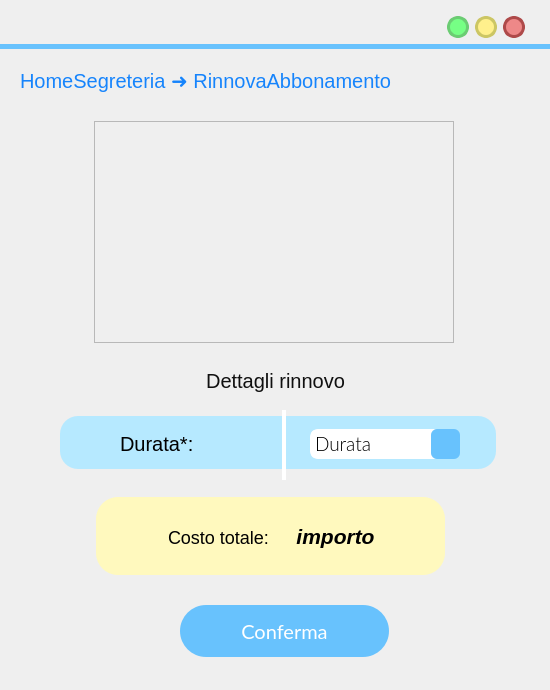
<?xml version="1.0" encoding="UTF-8"?>
<ui version="4.0">
 <class>MainWindow</class>
 <widget class="QMainWindow" name="MainWindow">
  <property name="geometry">
   <rect>
    <x>0</x>
    <y>0</y>
    <width>550</width>
    <height>690</height>
   </rect>
  </property>
  <property name="windowTitle">
   <string>MainWindow</string>
  </property>
  <property name="styleSheet">
   <string notr="true"/>
  </property>
  <widget class="QWidget" name="centralwidget">
   <widget class="QLabel" name="label">
    <property name="geometry">
     <rect>
      <x>0</x>
      <y>44</y>
      <width>641</width>
      <height>5</height>
     </rect>
    </property>
    <property name="styleSheet">
     <string notr="true">background-color:rgb(104, 194, 253);</string>
    </property>
    <property name="text">
     <string/>
    </property>
   </widget>
   <widget class="QLabel" name="label_7">
    <property name="geometry">
     <rect>
      <x>20</x>
      <y>50</y>
      <width>461</width>
      <height>61</height>
     </rect>
    </property>
    <property name="styleSheet">
     <string notr="true">QLabel{
font-size: 20px;
text-align: left;
background-color: rgba(255, 255, 255,0);
color: #1684FC;
font: 14pt &quot;Lato&quot;;
}</string>
    </property>
    <property name="text">
     <string>HomeSegreteria ➜ RinnovaAbbonamento</string>
    </property>
   </widget>
   <widget class="QLabel" name="dettagliRinnovoLabel">
    <property name="geometry">
     <rect>
      <x>0</x>
      <y>360</y>
      <width>551</width>
      <height>41</height>
     </rect>
    </property>
    <property name="styleSheet">
     <string notr="true">QLabel{
background-color: rgba(255, 255, 255,0);
color: rgba(16, 16, 16);
font-size: 20px;	
}</string>
    </property>
    <property name="text">
     <string>Dettagli rinnovo</string>
    </property>
    <property name="alignment">
     <set>Qt::AlignCenter</set>
    </property>
   </widget>
   <widget class="QLabel" name="durataLabel">
    <property name="geometry">
     <rect>
      <x>120</x>
      <y>418</y>
      <width>161</width>
      <height>51</height>
     </rect>
    </property>
    <property name="styleSheet">
     <string notr="true">font-size: 20px;
text-align: left;
background-color: rgba(255, 255, 255,0);
</string>
    </property>
    <property name="text">
     <string>Durata*:</string>
    </property>
    <property name="alignment">
     <set>Qt::AlignLeading|Qt::AlignLeft|Qt::AlignVCenter</set>
    </property>
   </widget>
   <widget class="QComboBox" name="durataComboBox">
    <property name="geometry">
     <rect>
      <x>310</x>
      <y>429</y>
      <width>150</width>
      <height>30</height>
     </rect>
    </property>
    <property name="font">
     <font>
      <family>Lato Light</family>
      <pointsize>14</pointsize>
      <weight>50</weight>
      <italic>false</italic>
      <bold>false</bold>
      <strikeout>false</strikeout>
      <stylestrategy>PreferDefault</stylestrategy>
     </font>
    </property>
    <property name="toolTip">
     <string/>
    </property>
    <property name="styleSheet">
     <string notr="true">

QComboBox{
background:rgb(255, 255, 255);
border-radius:8px;
border-color:rgb(255, 255, 255);
border-style: solid;
text-align:center;
border-width:3;
}
QComboBox::focus{
background:rgb(255, 255, 255);
border-radius:8px;
border-color:rgb(104, 194, 253);
border-style: solid;
border-width:3;
}

QComboBox::down-arrow {
    image: url(:/icons/expand_more_FILL1_wght600_GRAD200_opsz48_risultato.png);
    width: 26px;
    height: 26px;
margin: 0px 0px 0px 0px
}

QComboBox::drop-down  {
	background-color:rgb(104, 194, 253);
border-radius:6px;
margin:-3px -3px -3px -10px;
    border: 0px; /* This seems to replace the whole arrow of the combo box */

}
</string>
    </property>
    <property name="editable">
     <bool>false</bool>
    </property>
    <property name="currentText">
     <string>Durata</string>
    </property>
    <property name="iconSize">
     <size>
      <width>16</width>
      <height>16</height>
     </size>
    </property>
    <property name="frame">
     <bool>true</bool>
    </property>
    <item>
     <property name="text">
      <string>Durata</string>
     </property>
    </item>
    <item>
     <property name="text">
      <string>Mensile</string>
     </property>
    </item>
    <item>
     <property name="text">
      <string>Trimestrale</string>
     </property>
    </item>
    <item>
     <property name="text">
      <string>Semestrale</string>
     </property>
    </item>
    <item>
     <property name="text">
      <string>Annuale</string>
     </property>
    </item>
   </widget>
   <widget class="QLabel" name="label_6">
    <property name="geometry">
     <rect>
      <x>60</x>
      <y>416</y>
      <width>436</width>
      <height>53</height>
     </rect>
    </property>
    <property name="styleSheet">
     <string notr="true">left: 790px;
top: 159px;
width: 437px;
height: 650px;
line-height: 20px;
border-radius: 18px;
background-color: rgba(182, 233, 255, 255);
text-align: center;</string>
    </property>
    <property name="text">
     <string/>
    </property>
   </widget>
   <widget class="QLabel" name="label_4">
    <property name="geometry">
     <rect>
      <x>282</x>
      <y>410</y>
      <width>4</width>
      <height>70</height>
     </rect>
    </property>
    <property name="styleSheet">
     <string notr="true">background-color:#FFFFFF;</string>
    </property>
    <property name="text">
     <string/>
    </property>
   </widget>
   <widget class="QLabel" name="label_11">
    <property name="geometry">
     <rect>
      <x>70</x>
      <y>429</y>
      <width>34</width>
      <height>34</height>
     </rect>
    </property>
    <property name="autoFillBackground">
     <bool>false</bool>
    </property>
    <property name="styleSheet">
     <string notr="true">background-color: rgba(255, 255, 255,0);</string>
    </property>
    <property name="text">
     <string/>
    </property>
    <property name="pixmap">
     <pixmap>res/search_FILL1_wght600_GRAD200_opsz48_risultato.png</pixmap>
    </property>
    <property name="scaledContents">
     <bool>true</bool>
    </property>
   </widget>
   <widget class="QLabel" name="importoTotaleLabel">
    <property name="geometry">
     <rect>
      <x>250</x>
      <y>516</y>
      <width>171</width>
      <height>41</height>
     </rect>
    </property>
    <property name="font">
     <font>
      <pointsize>-1</pointsize>
     </font>
    </property>
    <property name="styleSheet">
     <string notr="true">font-size: 16px;
text-align: left;
background-color: rgba(255, 255, 255,0);
</string>
    </property>
    <property name="text">
     <string>&lt;html&gt;&lt;head/&gt;&lt;body&gt;&lt;p&gt;&lt;span style=&quot; font-size:16pt; font-weight:600; font-style:italic;&quot;&gt;importo&lt;/span&gt;&lt;/p&gt;&lt;/body&gt;&lt;/html&gt;</string>
    </property>
    <property name="alignment">
     <set>Qt::AlignCenter</set>
    </property>
   </widget>
   <widget class="QLabel" name="costoTotaleLabel">
    <property name="geometry">
     <rect>
      <x>168</x>
      <y>502</y>
      <width>101</width>
      <height>71</height>
     </rect>
    </property>
    <property name="styleSheet">
     <string notr="true">font-size: 18px;
text-align: left;
background-color: rgba(255, 255, 255,0);</string>
    </property>
    <property name="text">
     <string>Costo totale:</string>
    </property>
   </widget>
   <widget class="QLabel" name="label_8">
    <property name="geometry">
     <rect>
      <x>96</x>
      <y>497</y>
      <width>349</width>
      <height>78</height>
     </rect>
    </property>
    <property name="styleSheet">
     <string notr="true">left: 700px;
top: 603px;
width: 349px;
height: 78px;
line-height: 20px;
border-radius: 22px;
background-color: rgba(255, 249, 190);
text-align: center;</string>
    </property>
    <property name="text">
     <string/>
    </property>
   </widget>
   <widget class="QLabel" name="label_10">
    <property name="geometry">
     <rect>
      <x>120</x>
      <y>520</y>
      <width>34</width>
      <height>34</height>
     </rect>
    </property>
    <property name="styleSheet">
     <string notr="true">background-color: rgba(255, 249, 190);</string>
    </property>
    <property name="text">
     <string/>
    </property>
    <property name="pixmap">
     <pixmap>res/receipt_long_FILL1_wght600_GRAD200_opsz48_risultato.png</pixmap>
    </property>
    <property name="scaledContents">
     <bool>true</bool>
    </property>
   </widget>
   <widget class="QFrame" name="qrCodeFrame">
    <property name="enabled">
     <bool>true</bool>
    </property>
    <property name="geometry">
     <rect>
      <x>94</x>
      <y>121</y>
      <width>360</width>
      <height>222</height>
     </rect>
    </property>
    <property name="styleSheet">
     <string notr="true">border-width: 0px;</string>
    </property>
    <property name="frameShape">
     <enum>QFrame::StyledPanel</enum>
    </property>
    <property name="frameShadow">
     <enum>QFrame::Raised</enum>
    </property>
   </widget>
   <widget class="QPushButton" name="pushButton">
    <property name="geometry">
     <rect>
      <x>180</x>
      <y>605</y>
      <width>209</width>
      <height>52</height>
     </rect>
    </property>
    <property name="font">
     <font>
      <family>Lato</family>
      <pointsize>15</pointsize>
      <weight>50</weight>
      <italic>false</italic>
      <bold>false</bold>
     </font>
    </property>
    <property name="cursor">
     <cursorShape>PointingHandCursor</cursorShape>
    </property>
    <property name="autoFillBackground">
     <bool>false</bool>
    </property>
    <property name="styleSheet">
     <string notr="true">QPushButton{
 background-color:rgb(104, 194, 253);
 border-style: solid;
 border-radius:26px;
color: rgb(255, 255, 255);
	font: 15pt &quot;Lato&quot;;
}

QPushButton::hover{
	border-color : rgb(15, 138, 204);
	color: white;
border-width:0;
}

QPushButton::pressed{
	border-color:rgb(104, 194, 253);
	border-width:4;
	background-color : white;
	color:rgb(104, 194, 253);
}
</string>
    </property>
    <property name="text">
     <string>Conferma</string>
    </property>
   </widget>
   <widget class="QLabel" name="previousLabel">
    <property name="geometry">
     <rect>
      <x>477</x>
      <y>63</y>
      <width>38</width>
      <height>38</height>
     </rect>
    </property>
    <property name="font">
     <font>
      <family>Lato Light</family>
      <pointsize>18</pointsize>
      <weight>50</weight>
      <italic>false</italic>
      <bold>false</bold>
     </font>
    </property>
    <property name="cursor">
     <cursorShape>PointingHandCursor</cursorShape>
    </property>
    <property name="autoFillBackground">
     <bool>false</bool>
    </property>
    <property name="styleSheet">
     <string notr="true">background-color: rgba(255, 255, 255,0);</string>
    </property>
    <property name="text">
     <string/>
    </property>
    <property name="pixmap">
     <pixmap>res/arrow_back_FILL1_wght700_GRAD200_opsz48_risultato.png</pixmap>
    </property>
    <property name="scaledContents">
     <bool>true</bool>
    </property>
   </widget>
   <widget class="QPushButton" name="maximizeButton">
    <property name="geometry">
     <rect>
      <x>475</x>
      <y>16</y>
      <width>22</width>
      <height>22</height>
     </rect>
    </property>
    <property name="sizePolicy">
     <sizepolicy hsizetype="Fixed" vsizetype="Fixed">
      <horstretch>0</horstretch>
      <verstretch>0</verstretch>
     </sizepolicy>
    </property>
    <property name="minimumSize">
     <size>
      <width>20</width>
      <height>20</height>
     </size>
    </property>
    <property name="maximumSize">
     <size>
      <width>24</width>
      <height>24</height>
     </size>
    </property>
    <property name="cursor">
     <cursorShape>PointingHandCursor</cursorShape>
    </property>
    <property name="styleSheet">
     <string notr="true">QPushButton{
 background-color:#fff08c	;
 border-style: solid;
 border-radius:11px;
font: 18pt &quot;Candara&quot;;
border-color:#ccc664;
border-width:3;
}

QPushButton::pressed{
	background-color : white;
	border-color:#ccc664;
	border-width:3;
}
</string>
    </property>
    <property name="text">
     <string/>
    </property>
   </widget>
   <widget class="QPushButton" name="exitButton">
    <property name="geometry">
     <rect>
      <x>503</x>
      <y>16</y>
      <width>22</width>
      <height>22</height>
     </rect>
    </property>
    <property name="sizePolicy">
     <sizepolicy hsizetype="Fixed" vsizetype="Fixed">
      <horstretch>0</horstretch>
      <verstretch>0</verstretch>
     </sizepolicy>
    </property>
    <property name="minimumSize">
     <size>
      <width>22</width>
      <height>22</height>
     </size>
    </property>
    <property name="maximumSize">
     <size>
      <width>24</width>
      <height>24</height>
     </size>
    </property>
    <property name="cursor">
     <cursorShape>PointingHandCursor</cursorShape>
    </property>
    <property name="styleSheet">
     <string notr="true">QPushButton{
 background-color:#ee8888;
 border-style: solid;
 border-radius:11px;
font: 18pt &quot;Candara&quot;;
border-color:#ae4a4a;
border-width:3;
}

QPushButton::pressed{
	background-color : white;
	border-color:#ae4a4a;
	border-width:3;
}
</string>
    </property>
    <property name="text">
     <string/>
    </property>
   </widget>
   <widget class="QPushButton" name="reduceButton">
    <property name="geometry">
     <rect>
      <x>447</x>
      <y>16</y>
      <width>22</width>
      <height>22</height>
     </rect>
    </property>
    <property name="sizePolicy">
     <sizepolicy hsizetype="Fixed" vsizetype="Fixed">
      <horstretch>0</horstretch>
      <verstretch>0</verstretch>
     </sizepolicy>
    </property>
    <property name="minimumSize">
     <size>
      <width>22</width>
      <height>22</height>
     </size>
    </property>
    <property name="maximumSize">
     <size>
      <width>24</width>
      <height>24</height>
     </size>
    </property>
    <property name="cursor">
     <cursorShape>PointingHandCursor</cursorShape>
    </property>
    <property name="styleSheet">
     <string notr="true">QPushButton{
 background-color:#76ff85;
 border-style: solid;
 border-radius:11px;
font: 18pt &quot;Candara&quot;;
border-color:#6bcc73;
border-width:3;
}

QPushButton::pressed{
	background-color : white;
	border-color:#6bcc73;
	border-width:3;
}
</string>
    </property>
    <property name="text">
     <string/>
    </property>
   </widget>
   <zorder>label_8</zorder>
   <zorder>label_6</zorder>
   <zorder>label</zorder>
   <zorder>label_7</zorder>
   <zorder>dettagliRinnovoLabel</zorder>
   <zorder>durataLabel</zorder>
   <zorder>durataComboBox</zorder>
   <zorder>label_4</zorder>
   <zorder>label_11</zorder>
   <zorder>importoTotaleLabel</zorder>
   <zorder>costoTotaleLabel</zorder>
   <zorder>label_10</zorder>
   <zorder>qrCodeFrame</zorder>
   <zorder>pushButton</zorder>
   <zorder>previousLabel</zorder>
   <zorder>maximizeButton</zorder>
   <zorder>exitButton</zorder>
   <zorder>reduceButton</zorder>
  </widget>
 </widget>
 <resources/>
 <connections/>
</ui>
